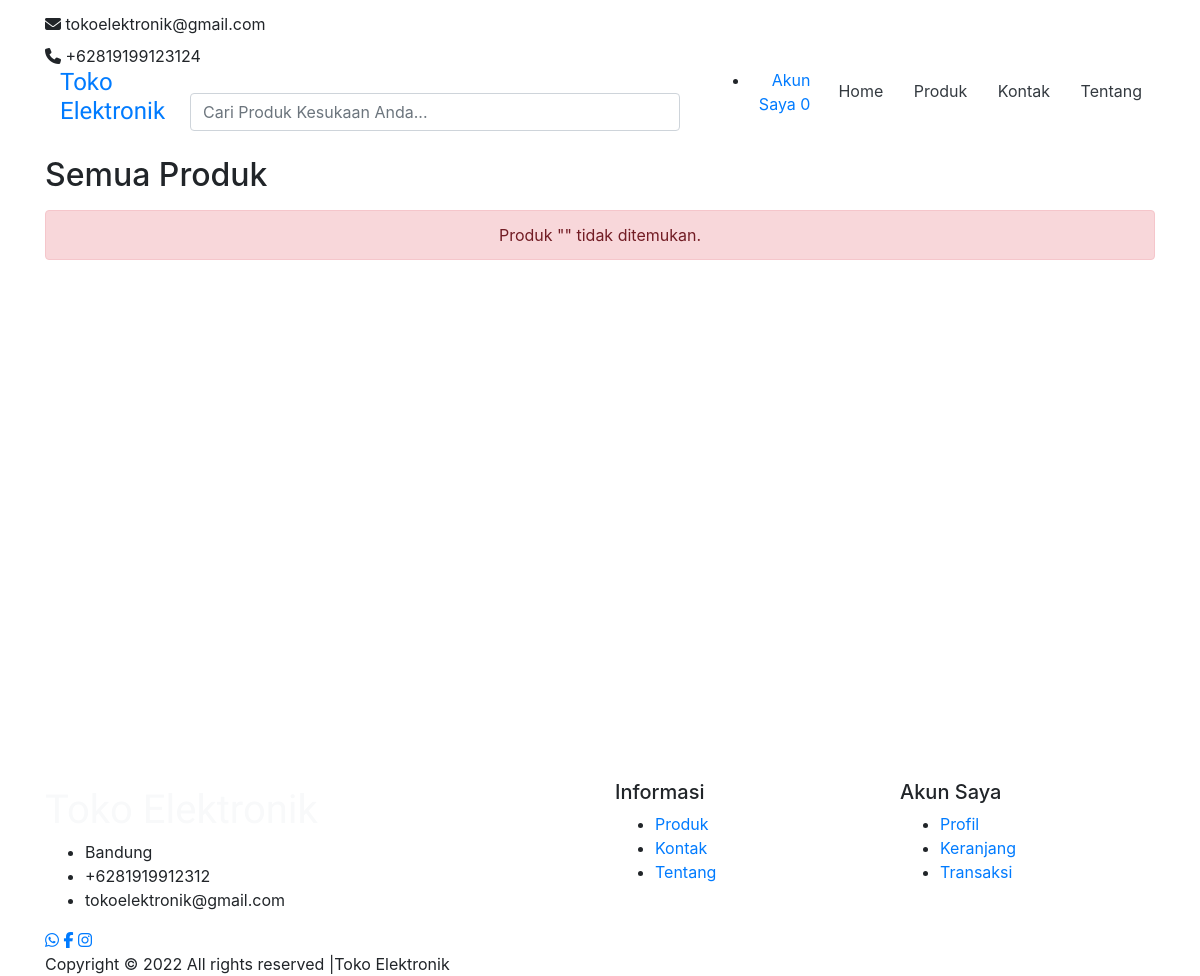
Before: /index.php/product with the older database file.
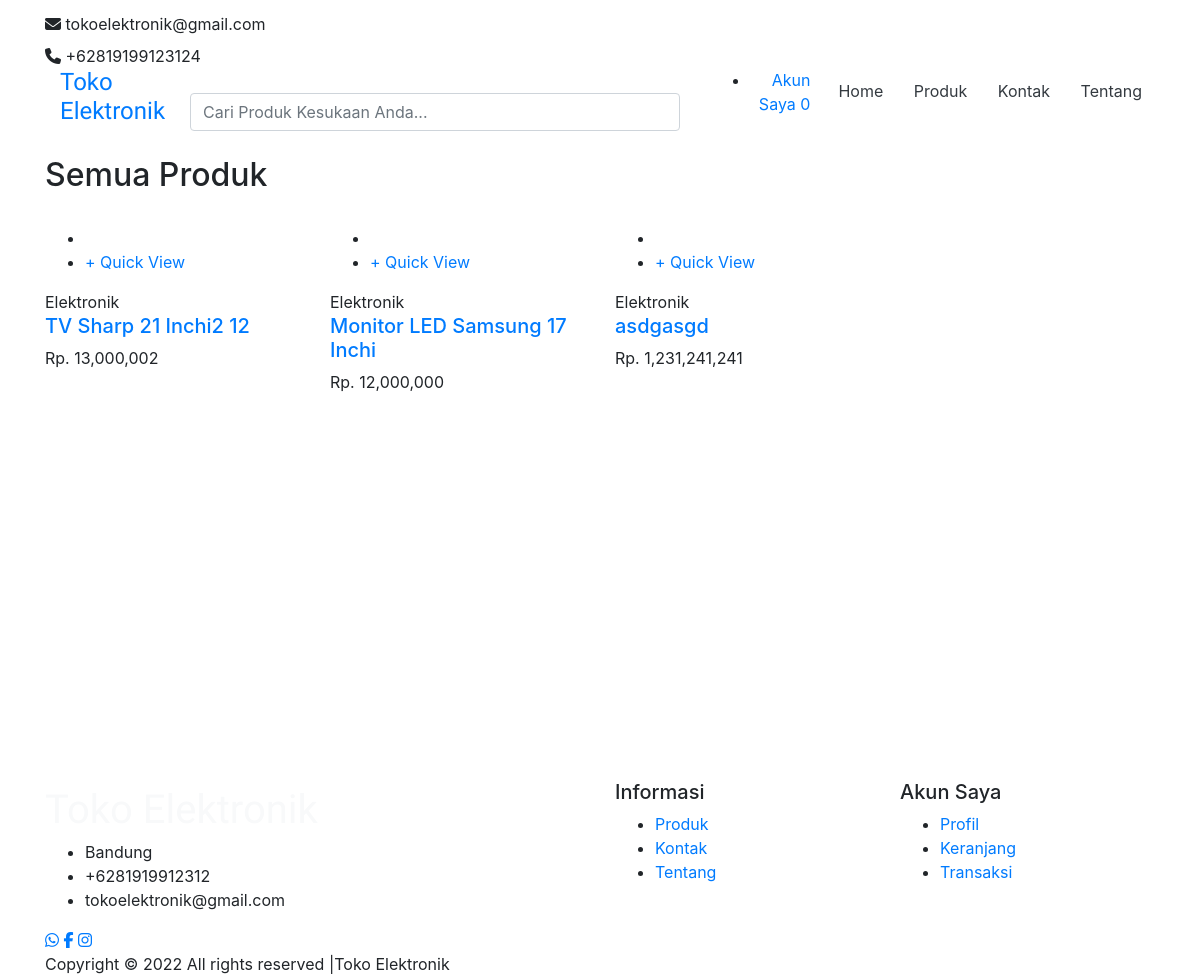
After: the same page with the newer database file.
### tables this page shows
CREATE TABLE `products` (
  `id` bigint(20) UNSIGNED NOT NULL,
  `name` varchar(255) NOT NULL,
  `product_category` bigint(20) UNSIGNED NOT NULL,
  `slug` varchar(255) NOT NULL,
  `desc` longtext NOT NULL,
  `price` int(11) NOT NULL,
  `qty` int(11) NOT NULL,
  `sold` int(11) NOT NULL DEFAULT '0',
  `weight` int(11) NOT NULL DEFAULT '500',
  `image` varchar(50) DEFAULT NULL,
  `deleted_at` timestamp NULL DEFAULT NULL,
  `created_at` timestamp NULL DEFAULT NULL,
  `updated_at` timestamp NULL DEFAULT NULL
);

CREATE TABLE `product_categories` (
  `id` bigint(20) UNSIGNED NOT NULL,
  `name` varchar(255) NOT NULL,
  `slug` varchar(255) NOT NULL,
  `icon` varchar(255) DEFAULT NULL,
  `created_at` timestamp NULL DEFAULT NULL,
  `updated_at` timestamp NULL DEFAULT NULL
);

### application/controllers/Product.php (called while the page is built, shortened)
<?php
class Product extends CI_Controller{
	public function __construct()
	{
		$this->load->model('M_product','product');
		$this->load->model('M_category','category');
	}
	public function index()
    {
        $data['title'] = 'Produk';
		$data['content'] = 'user/pages/product/index';
		$data['products'] = $this->product->get()->result();
        $this->load->view('user/layouts/app',$data);
    }
}

### index.php (called while the page is built, shortened)
<?php
require_once BASEPATH.'core/CodeIgniter.php';

### application/models/M_product.php (called while the page is built, shortened)
<?php
class M_product extends CI_Model{
    public $table = 'products';
    public function get()
    {
		$this->db->select('products.*,product_categories.name as category_name');
		$this->db->join('product_categories','product_categories.id=products.product_category');
		$this->db->from($this->table);
        return $this->db->get();
    }
}

### application/views/user/pages/product/index.php (the view, shortened to what this page needs)
<section class="products my-0 py-0">
	<div class="container">
		<div class="row">
			<div class="col-md-9">
				<h2 class="section-title text-left">Semua Produk</h2>
			</div>
		</div>
		<div class="row">
			<?php foreach ($products as $product) : ?>
				<div class="col-6 col-md-3">
					<div class="product-item">
						<div class="pi-pic">
							<ul>
								<li class="w-icon active" onclick="addToCart()">
								</li>
								<li class="quick-view"><a href="<?= base_url('product/show/') . $product->slug ?>">+ Quick View</a></li>
							</ul>
						</div>
						<div class="pi-text">
							<div class="catagory-name"><?= $product->category_name ?></div>
							<a href="#">
								<h5><?= $product->name ?></h5>
							</a>
							<div class="product-price">
								Rp. <?= number_format($product->price) ?>
							</div>
						</div>
					</div>
				</div>
			<?php endforeach; ?>
		</div>
		<?php if (empty($products)) : ?>
			<div class="row mt-2 mb-4">
				<div class="col-md-12">
					<div class="alert alert-danger text-center">
						Produk <?=  '"' . $this->input->get('q') . '"' ?? '' ?> tidak ditemukan.
					</div>
				</div>
			</div>
		<?php endif; ?>
	</div>
</section>

Changed rows visible on the page:
added products: product_category.name "Elektronik", name "TV Sharp 21 Inchi2 12", price "13,000,002"
added products: product_category.name "Elektronik", name "Monitor LED Samsung 17 Inchi", price "12,000,000"
added products: product_category.name "Elektronik", name "asdgasgd", price "1,231,241,241"
Other visible differences:
text no longer shown: "Produk \"\" tidak ditemukan."
